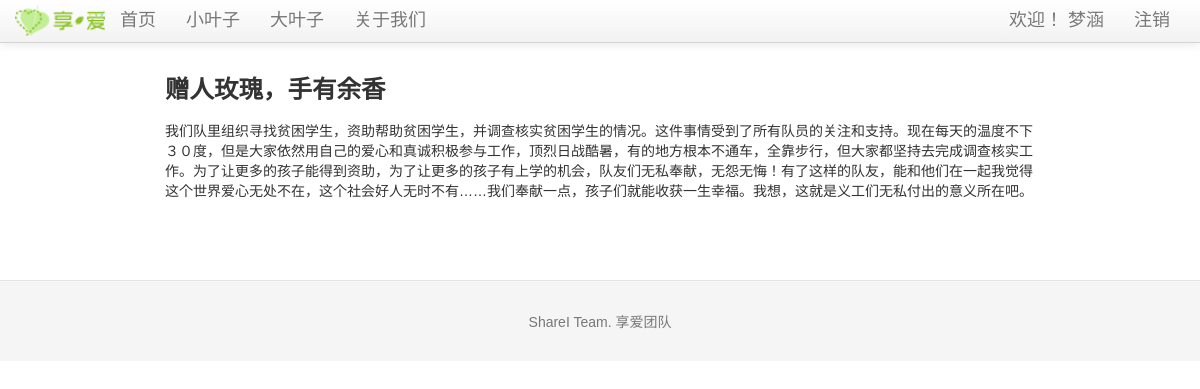
The page /blog/2 (signed in) on the database its author committed.
### tables this page shows
CREATE TABLE blog (
	blog_id integer primary key autoincrement,
	bleaf_id integer not null,
	lleaf_id integer not null,
	title text not null,
	blogtext text not null,
	createtime TIMESTAMP default (datetime('now', 'localtime'))
);

### sharei.py (the view)
@app.route('/blog/<blog_id>')
def show_blog(blog_id):
    blog = query_db('select * from blog where blog.blog_id = ?', [blog_id], one=True)
    if blog is None:
        error = '不存在此日志'
        return render_template('littleleaf.html', error=error)
    return render_template('blog.html', blog=blog)

### sharei.py (called while the page is built)
def get_db():
    top = _app_ctx_stack.top
    if not hasattr(top, 'sqlite_db'):
        top.sqlite_db = sqlite3.connect(app.config['DATABASE'])
        top.sqlite_db.row_factory = sqlite3.Row
    return top.sqlite_db

@app.teardown_appcontext
def close_database(exception):
    top = _app_ctx_stack.top
    if hasattr(top, 'sqlite_db'):
        top.sqlite_db.close()

def query_db(query, args=(), one=False):
    cur = get_db().execute(query, args)
    rv = cur.fetchall()
    return (rv[0] if rv else None) if one else rv

@app.before_request
def before_request():
    g.bleaf = None
    if 'bleaf_id' in session:
        g.bleaf = query_db('select * from bleaf where bleaf_id = ?', [session['bleaf_id']], one=True)

### templates/blog.html (shortened to what this page needs)
{% extends "layout.html" %}
{% block body %}
      <h3>{{ blog.title }}</h3>
      <p>{{ blog.blogtext|safe}}</p>
{% endblock %}

### static/css/docs.css (style rules this page uses)
body { position: relative; padding-top: 40px; }

### templates/layout.html (style rules this page uses)
body { padding-top: 60px; font: 14px "微软雅黑", Verdana, Arial, Sans-serif; }

### rows shown on the page
blog: title "赠人玫瑰，手有余香", blogtext "我们队里组织寻找贫困学生，资助帮助贫困学生，并调查核实贫困学生的情况。这件事情受到了所有队员的关注和支持。现在每天的温度不下３０度，但是大家依然用自己的爱心和真诚积极参与工作，顶烈日战酷暑，有的地方根本不通车，全靠步行，但大家都坚持去完成调查核实工作。为了让更多的孩子能得到资助，为了让更多的孩子有上学的机会，队友们无私奉献，无怨无悔！有了这样的队友，能和他们在一起我觉得这个世界爱心无处不在，这个社会好人无时不有……我们奉献一点，孩子们就能收获一生幸福。我想，这就是义工们无私付出的意义所在吧。"

### other values the page prints
{{ session['bleaf_name'] }} "梦涵"
